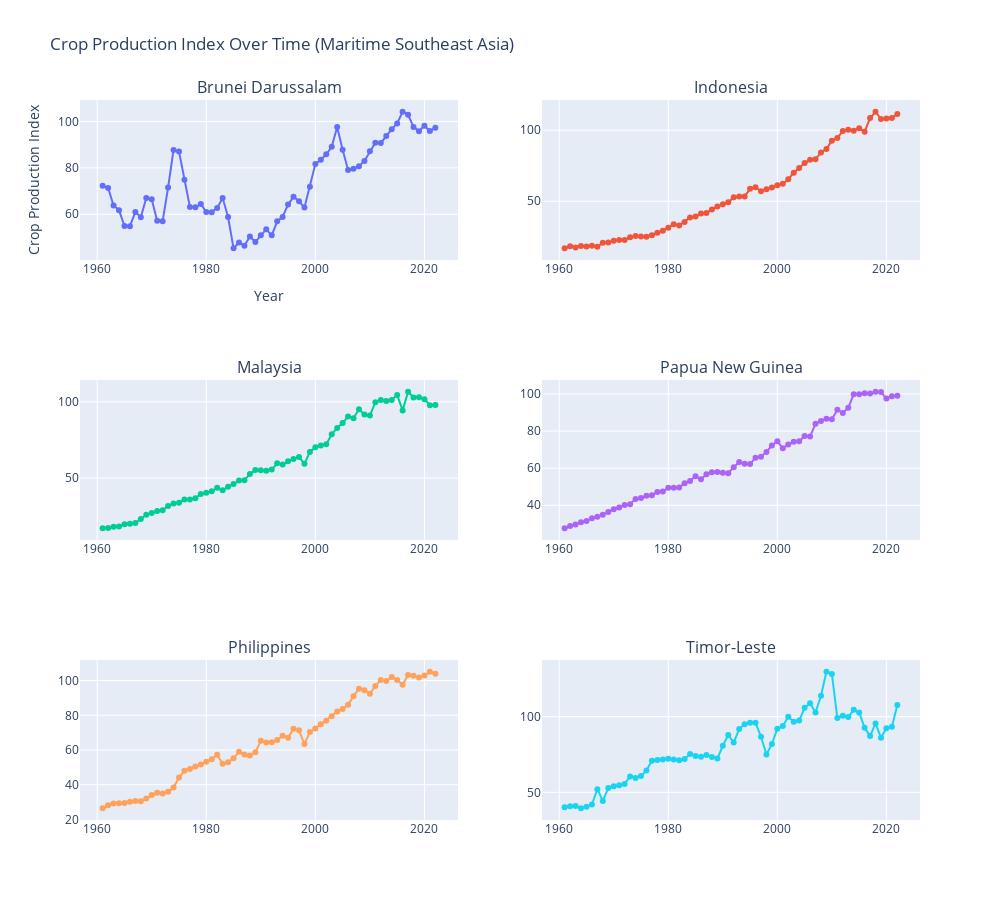

Write notebook code for a chart like this one.
### Code cell
import wbdata
import plotly.graph_objects as go
from plotly.subplots import make_subplots

countries = ['BRN', 'IDN', 'MYS', 'PNG', 'PHL', 'TLS'] 

variable_labels = {"AG.PRD.CREL.MT": "Cereal Production (MT)",
                   "AG.PRD.CROP.XD": "Crop Production Index",
                   "AG.PRD.FOOD.XD": "Food Production Index",
                   'SP.RUR.TOTL': 'Total Rural Population'}

MSEA_ag = wbdata.get_dataframe(variable_labels, country=countries, parse_dates=True)
MSEA_ag = MSEA_ag.reset_index()
MSEA_ag = MSEA_ag.rename(columns={'date': 'Date', 'country': 'Country'})
MSEA_ag = MSEA_ag.set_index(['Date']).sort_index()
MSEA_ag = MSEA_ag.dropna(subset=["Cereal Production (MT)", "Crop Production Index", "Food Production Index"])

def overlay_crop_production(country_name, df, fig, row, col):
    df = df.reset_index()
    if country_name not in df['Country'].values:
        print(f"Country '{country_name}' not found in the dataset.")
        return
    
    country_df = df[df['Country'] == country_name]
    
    fig.add_trace(go.Scatter(x=country_df['Date'], y=country_df['Crop Production Index'],
                             mode='lines+markers', name=country_name,
                             line=dict(dash='solid')),
                  row=row, col=col)
    
    fig.update_layout(title=f"Crop Production Index Over Time ({country_name})",
                      xaxis_title="Year", yaxis_title="Crop Production Index")

fig = make_subplots(rows=3, cols=2, subplot_titles=["Brunei Darussalam", "Indonesia", "Malaysia", "Papua New Guinea", 
                                                    "Philippines", "Timor-Leste"])

overlay_crop_production("Brunei Darussalam", MSEA_ag, fig, 1, 1)
overlay_crop_production("Indonesia", MSEA_ag, fig, 1, 2)
overlay_crop_production("Malaysia", MSEA_ag, fig, 2, 1)
overlay_crop_production("Papua New Guinea", MSEA_ag, fig, 2, 2)
overlay_crop_production("Philippines", MSEA_ag, fig, 3, 1)
overlay_crop_production("Timor-Leste", MSEA_ag, fig, 3, 2)

fig.update_layout(title_text="Crop Production Index Over Time (Maritime Southeast Asia)",
                  height=900, width=1000, showlegend=False)

fig.show()
